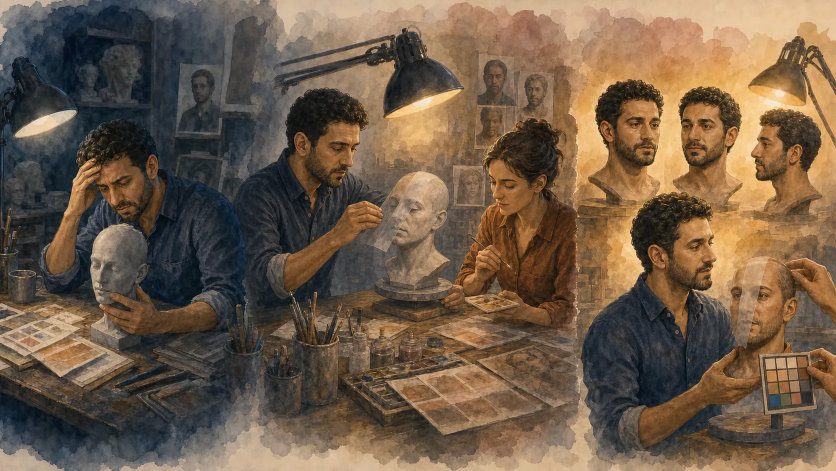
#> input picture images/storybook-motion/b2mh-action.webp, 1672 x 941 px (shown at 1/2 size)
$ python -i spotify-side-a-keyframes.py   (imports and definitions only)
#> lines starting #> are read from the running program, lines starting #| are printed output that depends on the picture
#!/usr/bin/env python3
"""Verify THE ALBUM Side A low-key approval stills.

The generic Cake Studio gate is intentionally tuned for brighter food imagery.
This gate keeps its exact-format and detail checks, but uses explicit low-key
profiles for the listening-room opening where pure black is part of the shot.
"""

from __future__ import annotations

import argparse
import hashlib
import json
from pathlib import Path

from PIL import Image, ImageFilter, ImageStat


TARGET = (1920, 1088)
EXPECTED = ["STYLE.png", *[f"KF{i:02d}.png" for i in range(1, 8)]]
MIN_CENTER_P95 = {
    "STYLE.png": 35,
    "KF01.png": 18,
    "KF02.png": 18,
    "KF03.png": 35,
    "KF04.png": 35,
    "KF05.png": 25,
    "KF06.png": 55,
    "KF07.png": 30,
}


# [9 lines left out: function percentile, not called in this run]


def green_peaks(image: Image.Image) -> tuple[int, int]:
    """Return strongest signal-green excess inside and outside center 50%."""
    sample = image.convert("RGB").resize((480, 272), Image.Resampling.BILINEAR)
    center_peak = 0
    outer_peak = 0
    for y in range(sample.height):
        for x in range(sample.width):
            red, green, blue = sample.getpixel((x, y))
            excess = max(0, green - max(red, blue))
            if sample.width // 4 <= x < sample.width * 3 // 4:
                center_peak = max(center_peak, excess)
            else:
                outer_peak = max(outer_peak, excess)
    return center_peak, outer_peak


# [85 lines left out: functions metrics, verify, main, not called in this run]


# [2 lines not run here, left out]

>>> from PIL import Image
>>> picture = Image.open('../images/storybook-motion/b2mh-action.webp')
#> picture is the input picture: PIL image 1672x941 RGB; mean R, G, B 111.4, 92, 72.5
>>> result = green_peaks(picture)
#> in green_peaks, `sample = image.convert("RGB").resize((480, 272), Image.Resampling.BILI..`:
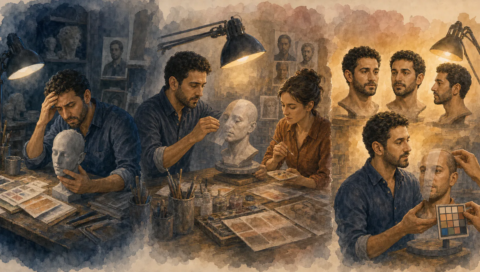
#> sample: PIL image 480x272 RGB; mean R, G, B 111.4, 92, 72.5
#> result = (5, 7)

$ run again, on images/storybook-motion/career-autopilot-action.webp
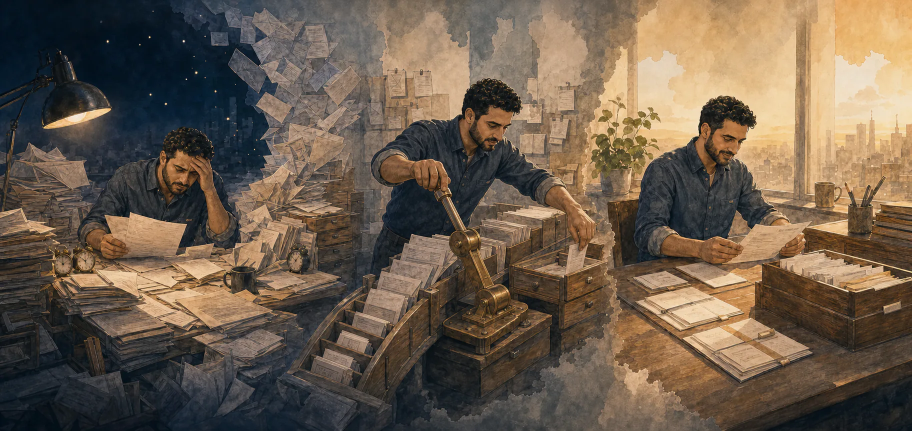
#> input picture images/storybook-motion/career-autopilot-action.webp, 1824 x 862 px (shown at 1/2 size)
#> picture is the input picture: PIL image 1824x862 RGB; mean R, G, B 108.1, 92.7, 76.5
#> in green_peaks, `sample = image.convert("RGB").resize((480, 272), Image.Resampling.BILI..`:
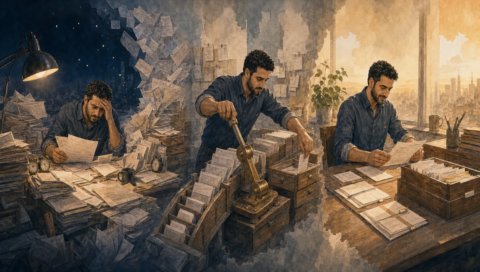
#> sample: PIL image 480x272 RGB; mean R, G, B 108.1, 92.7, 76.5
#> result = (5, 7)

$ run again, on images/storybook-motion/medmac-website-action.webp
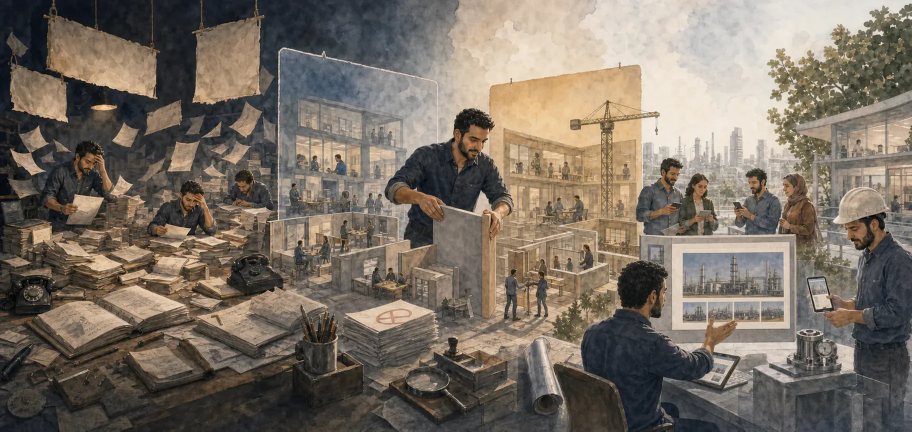
#> input picture images/storybook-motion/medmac-website-action.webp, 1823 x 863 px (shown at 1/2 size)
#> picture is the input picture: PIL image 1823x863 RGB; mean R, G, B 121.1, 111.2, 99.9
#> in green_peaks, `sample = image.convert("RGB").resize((480, 272), Image.Resampling.BILI..`:
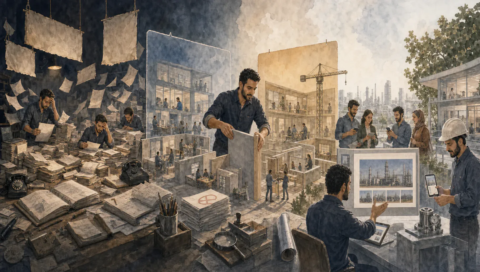
#> sample: PIL image 480x272 RGB; mean R, G, B 121.1, 111.2, 99.9
#> result = (6, 6)

$ run again, on images/storybook-motion/meta-ads-action.webp
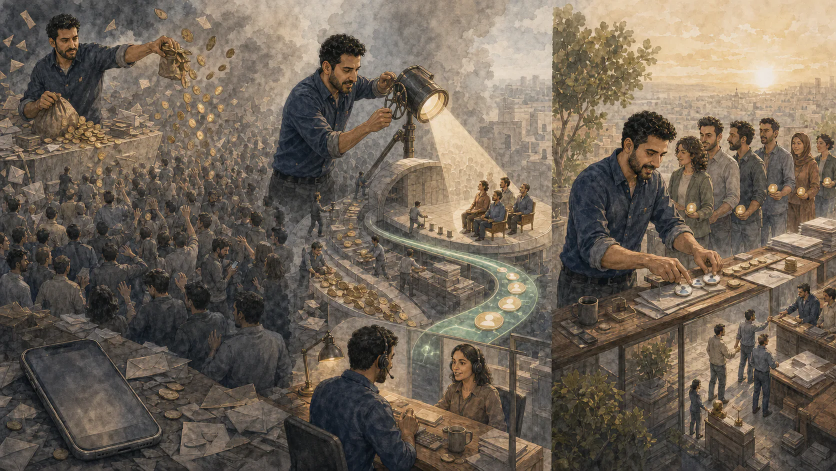
#> input picture images/storybook-motion/meta-ads-action.webp, 1672 x 941 px (shown at 1/2 size)
#> picture is the input picture: PIL image 1672x941 RGB; mean R, G, B 111.7, 100.3, 87
#> in green_peaks, `sample = image.convert("RGB").resize((480, 272), Image.Resampling.BILI..`:
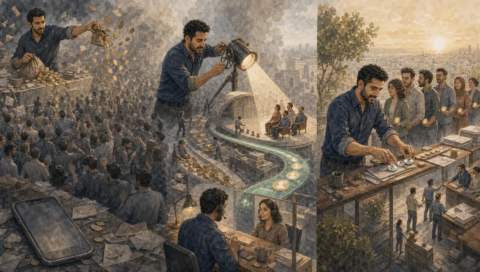
#> sample: PIL image 480x272 RGB; mean R, G, B 111.7, 100.3, 87
#> result = (19, 4)
